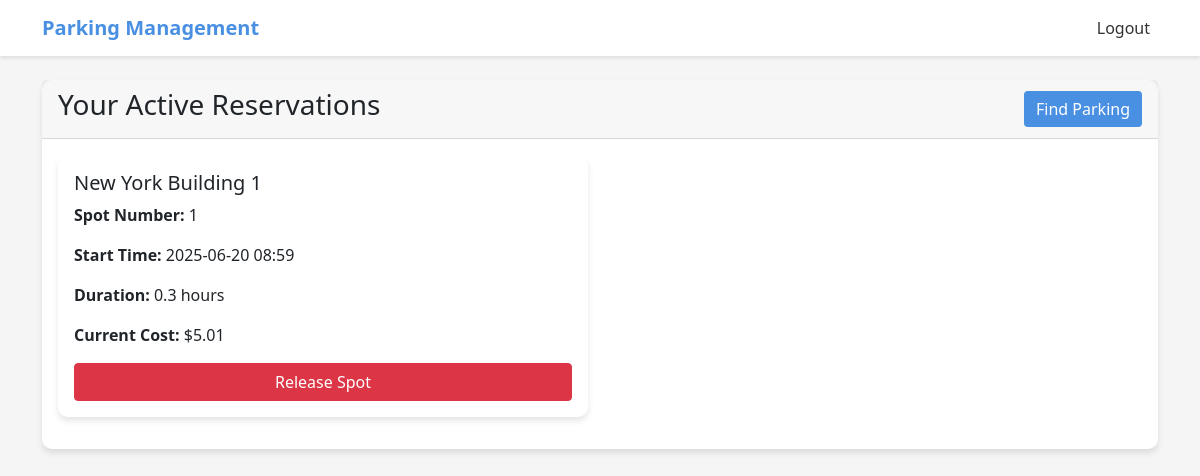
The page /user/reservations (signed in) on the database its author committed.
### app/models.py (models this page shows, shortened)
class Reservation(db.Model):
    __tablename__ = 'reservations'
    id = db.Column(db.Integer, primary_key=True)
    spot_id = db.Column(db.Integer, db.ForeignKey('parking_spots.id'), nullable=False)
    user_id = db.Column(db.Integer, db.ForeignKey('users.id'), nullable=False)
    parking_time = db.Column(db.DateTime, default=datetime.utcnow)
    leaving_time = db.Column(db.DateTime)
    cost_per_hour = db.Column(db.Float)

class ParkingLot(db.Model):
    __tablename__ = 'parking_lots'
    id = db.Column(db.Integer, primary_key=True)
    prime_location_name = db.Column(db.String(100), nullable=False)
    address = db.Column(db.String(200), nullable=False)
    pin_code = db.Column(db.String(6), nullable=False)
    price_per_hour = db.Column(db.Float, nullable=False)
    max_spots = db.Column(db.Integer, nullable=False)
    spots = db.relationship('ParkingSpot', backref='lot', lazy=True, cascade="all, delete-orphan")

class ParkingSpot(db.Model):
    __tablename__ = 'parking_spots'
    id = db.Column(db.Integer, primary_key=True)
    lot_id = db.Column(db.Integer, db.ForeignKey('parking_lots.id'), nullable=False)
    status = db.Column(db.String(1), default='A')  # A - Available, O - Occupied
    reservation = db.relationship('Reservation', backref='spot', uselist=False)

### app/routes.py (the view)
@user.route('/reservations')
@login_required
def view_reservations():
    return render_template('user/reservations.html',
                         reservations=current_user.reservations,
                         now=datetime.utcnow)

### app/__init__.py (called while the page is built)
@login_manager.user_loader
def load_user(user_id):
    from .models import User, Admin
    user = User.query.get(int(user_id))
    if user:
        return user
    return Admin.query.get(int(user_id))

### app/templates/user/reservations.html
{% extends 'base.html' %}
{% block content %}
<div class="container mt-4">
    <div class="card">
        <div class="card-header d-flex justify-content-between align-items-center">
            <h3>Your Active Reservations</h3>
            <a href="{{ url_for('user.view_parking_lots') }}" class="btn btn-primary">Find Parking</a>
        </div>
        <div class="card-body">
            {% if reservations %}
            <div class="row">
                {% for reservation in reservations %}
                {% if not reservation.leaving_time %}
                <div class="col-md-6 mb-3">
                    <div class="card h-100">
                        <div class="card-body">
                            <h5 class="card-title">{{ reservation.spot.lot.prime_location_name }}</h5>
                            <div class="reservation-details">
                                <p><strong>Spot Number:</strong> {{ reservation.spot.id }}</p>
                                <p><strong>Start Time:</strong> {{ reservation.parking_time.strftime('%Y-%m-%d %H:%M') }}</p>
                                <p><strong>Duration:</strong> {{ ((now() - reservation.parking_time).total_seconds() / 3600)|round(1) }} hours</p>
                                <p><strong>Current Cost:</strong> ${{ (((now() - reservation.parking_time).total_seconds() / 3600) * reservation.cost_per_hour)|round(2) }}</p>
                            </div>
                            <form action="{{ url_for('user.release_spot', reservation_id=reservation.id) }}" method="POST">
                                <button type="submit" class="btn btn-danger w-100">Release Spot</button>
                            </form>
                        </div>
                    </div>
                </div>
                {% endif %}
                {% endfor %}
            </div>
            {% else %}
            <div class="text-center py-5">
                <h4>You have no active reservations</h4>
                <a href="{{ url_for('user.view_parking_lots') }}" class="btn btn-primary mt-3">Find Parking</a>
            </div>
            {% endif %}
        </div>
    </div>
</div>
{% endblock %}

### app/templates/base.html (style rules this page uses)
:root { --primary-color: #4A90E2; --secondary-color: #F5F5F5; --accent-color: #34C759; }
body { background-color: var(--secondary-color); font-family: 'Segoe UI', sans-serif; }
.card { border-radius: 10px; border: none; box-shadow: 0 4px 6px rgba(0,0,0,0.1); }
.btn-primary { background-color: var(--primary-color); border: none; }

### rows shown on the page
Reservation: spot.lot.prime_location_name "New York Building 1", spot.id "1", parking_time "2025-06-20 08:59"
